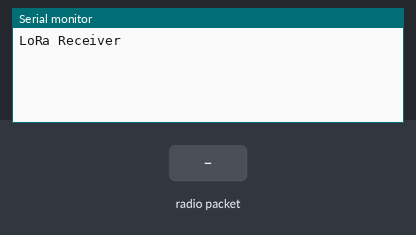
Recording of a sketch running on a simulated Arduino Uno, built with avr-gcc and run on an emulated ATmega328P. Parts: the last lines printed to the serial monitor. The inputs (shaded band) are chosen by the test bench. No radio packets arrive unless stated.

Above: at 1.2 s.
1.3 s: radio packet "1" arrives
At 1.8 s:
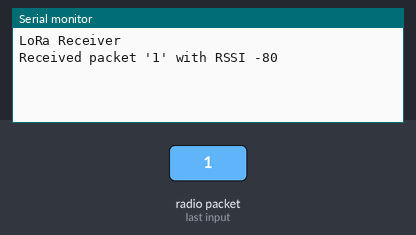
2.8 s: radio packet "0" arrives
At 4.0 s:
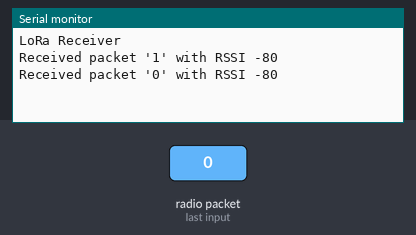
4.3 s: radio packet "2" arrives
At 5.3 s:
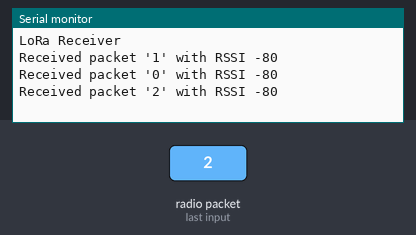

Measured:
- after the input at 1.3 s, the serial monitor: prints a new line at once (image 1)
- after the input at 2.8 s, the serial monitor: prints a new line at once (image 2)
- after the input at 4.3 s, the serial monitor: prints a new line at once (image 3)

The sketch:

S0.ino
```cpp
#include <SPI.h>
#include <LoRa.h>

int mess;

void LedOn() {
  digitalWrite(LED_BUILTIN, HIGH); // Turn on the LED
}

void LedOff() {
  digitalWrite(LED_BUILTIN, LOW);  // Turn off the LED
}


void setup() {
  Serial.begin(9600);
  while (!Serial);

  Serial.println("LoRa Receiver");

  if (!LoRa.begin(868E6)) {
    Serial.println("Starting LoRa failed!");
    LedOn();
    delay(5000); //turns on the LED for 5 seconds if LoRa start fails
    LedOff();
    while (1);
  }
}

void loop() {
  // try to parse packet
  int packetSize = LoRa.parsePacket();
  if (packetSize) {
    // received a packet
    Serial.print("Received packet '");


    // read packet
    while (LoRa.available()) {
      Serial.print((char)LoRa.read());
    }

    // print RSSI of packet
    Serial.print("' with RSSI ");
    Serial.println(LoRa.packetRssi());
  }
}
```
